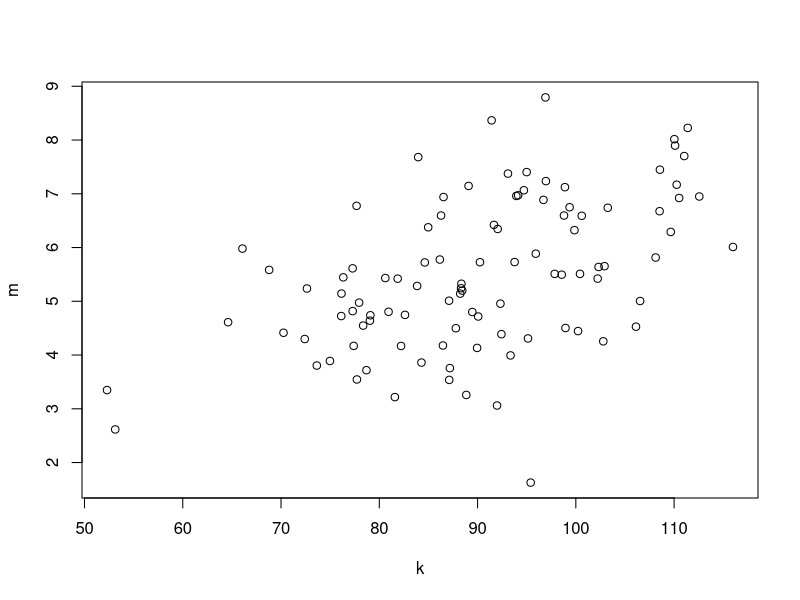
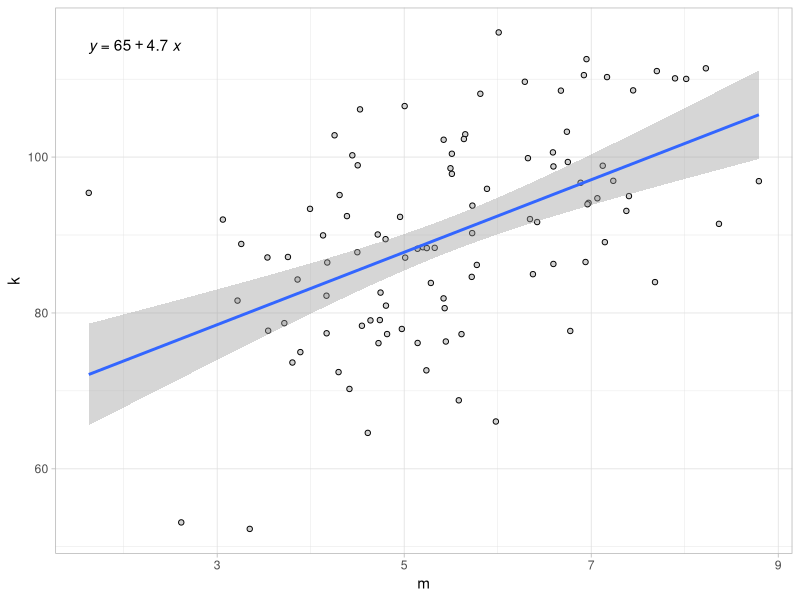

R code for these plots, in order:
## ---- chunk 1
knitr::opts_chunk$set(echo = TRUE)
library(mvtnorm)
library(glmnet)
library(ggpubr)
## ---- chunk 2
mean_k <- 88.5
sigma_k <- 13.25
mean_m <- 5.4
sigma_m <- 1.45
rho <- 0.6
## ---- chunk 3
sigma_cov <- matrix(c(sigma_k^2, rho*sigma_k*sigma_m, rho*sigma_k*sigma_m, sigma_m^2), 2, 2)
set.seed(125)
S <- as.data.frame(rmvnorm(n = 100, mean = c(mean_k, mean_m), sigma = sigma_cov))
colnames(S) <- c("k", "m")
plot(S)
## ---- chunk 4
model <- lm(k ~ m, S)
summary(model)
## ---- chunk 5
ggplot(S, aes (m, k)) +
  geom_point(shape = 21, fill = "lightgray") +
  geom_smooth(method='lm') +
  stat_regline_equation() +
  theme_light()
## ---- chunk 6
a <- cor(S$k, S$m)*sd(S$k)/sd(S$m)
b <- mean(S$k) - a*mean(S$m)
pred_coef_model <- as.data.frame(matrix(c(a, b), ncol = 2))
colnames(pred_coef_model) <- c("a", "b")
pred_coef_model
## ---- chunk 7
resid <- resid(model)
shapiro.test(resid)
## ---- chunk 8
set.seed(100)
W <- rpois(100, 4)
S <- S %>%
  mutate(w = W)
model_w <- lm(k ~ m + w, S)
summary(model_w)
## ---- chunk 9
set.seed(205)
Ly <- rnorm(201, 20, 5)
Neu <- rnorm(201, 80, 5)
NLR <- Neu / Ly
prob_sep <- ifelse(NLR < 3, 0,
                   ifelse(NLR > 9, 1, (NLR-3)/6))
sep <- rbinom(201, 1, prob_sep)
## ---- chunk 10
g_lm <- glm(sep ~ Neu + Ly, family = "binomial")
summary(g_lm)
## ---- chunk 11
Neu_1 <- 90
Ly_1 <- 15
prob_sep_1 <- (Neu_1/Ly_1 - 3)/6
prob_sep_1
## ---- chunk 12
predict(g_lm, data.frame( Neu = 90, Ly = 15))
